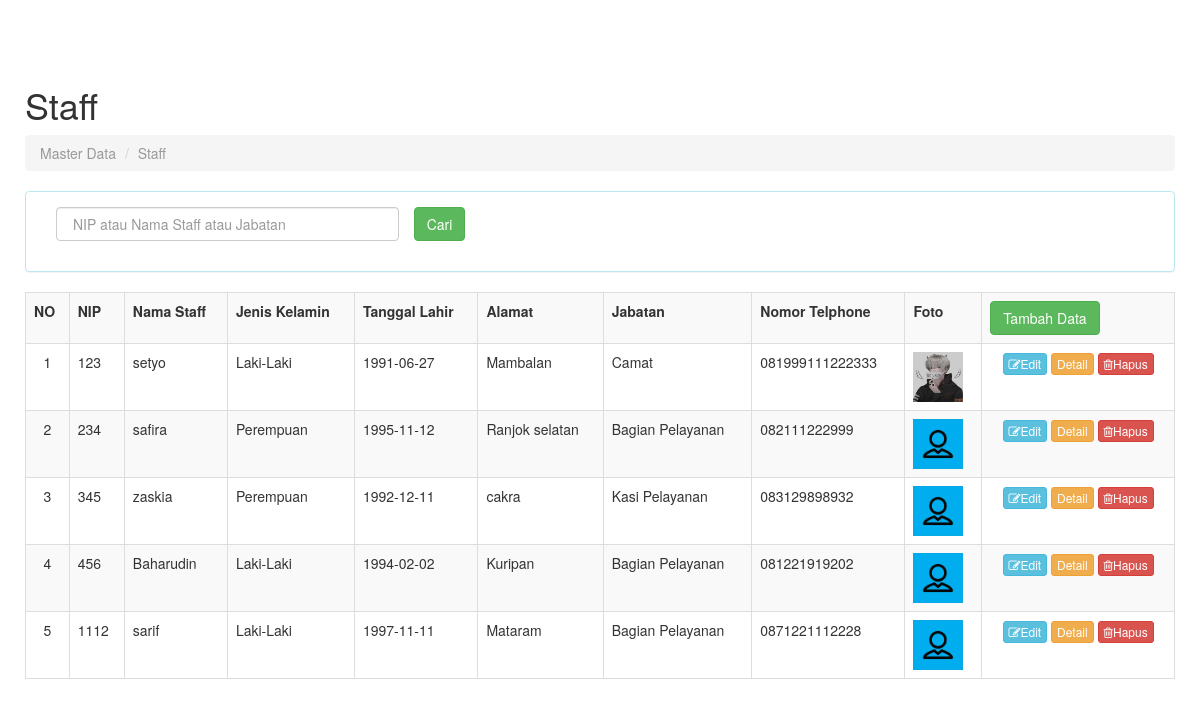
Page /staff.php on the committed database.
### tables this page shows
CREATE TABLE `tb_staff` (
  `id` int(11) NOT NULL,
  `nip` varchar(16) NOT NULL,
  `nama` varchar(50) NOT NULL,
  `jenis_kelamin` varchar(20) NOT NULL,
  `tempat_lahir` varchar(60) NOT NULL,
  `tgl_lahir` date NOT NULL,
  `alamat` varchar(200) NOT NULL,
  `jabatan` varchar(30) NOT NULL,
  `no_tlp` varchar(20) NOT NULL,
  `foto` varchar(200) NOT NULL,
  `password` varchar(200) NOT NULL
);

### staff.php (the view, shortened to what this page needs)
<!DOCTYPE html>
<html lang="en">
  <head>
    <link href="assets/css/bootstrap.css" rel="stylesheet">
    <link href="assets/css/sb-admin.css" rel="stylesheet">
    <link rel="stylesheet" href="assets/font-awesome/css/font-awesome.min.css">
  </head>
<body>
<?php
include"header.php";
?>
<div id="page-wrapper">
<div class="row" id="contentInput" >
          <div class="col-lg-12">
            <h1>Staff</h1>
            <ol class="breadcrumb">
              <li class="active"> Master Data</li>
              <li class="active">Staff</li>
            </ol>
          </div>
      </div>
       <div class="panel panel-info">
          <div class="panel-body">
          <form method="POST" action="" id="cariStaff">
          <div class="form-group form-group-sm">
                <div class="form-group form-group-sm">
                    <div class="col-sm-4">
                    <input type="text" class="form-control" name="txtcari" id="txtcari" placeholder=" NIP atau Nama Staff atau Jabatan">
                </div>
                    <input type="submit" align="right" class="btn btn-success"  value="Cari" name="cari" id="cari">
                </div>
              </div>
</div>
 </div>
            <div class="table-responsive-sm">
              <table class="table table-bordered table-hover table-striped">
                <tr>
                  <th>NO</th>
                  <th>NIP</th>
                  <th>Nama Staff</th>
                  <th>Jenis Kelamin</th>
                   <th>Tanggal Lahir</th>
                  <th>Alamat</th>
                  <th>Jabatan</th>
                   <th>Nomor Telphone</th>
                  <th>Foto</th>
                 <th><a href="tambah_staff.php" type="button" align="right" class="btn btn-success">Tambah Data</a></th>
                </tr>
 <?php
      if(!ISSET($_POST['cari'])){
        $no= 1;
       $query="SELECT * FROM tb_staff";
        $data=mysqli_query($koneksi,$query);
        if(mysqli_num_rows($data) > 0){
          while($row=mysqli_fetch_assoc($data)){
      ?>
                <tr>
                  <td align="center"><?php echo $no++; ?></td>
                  <td><?php echo $row['nip']; ?></td>
                  <td><?php echo $row['nama']; ?></td>
                  <td><?php echo $row['jenis_kelamin']; ?></td>
                  <td><?php echo $row['tgl_lahir']; ?></td>
                  <td><?php echo $row['alamat']; ?></td>
                  <td><?php echo $row['jabatan']; ?></td>
                  <td><?php echo $row['no_tlp']; ?></td>
                   <?php echo"<td><img src='assets/foto/staff/".$row['foto']."' width='50' height='50'></td>";?>
                   <td colspan="2" style="text-align: center;">
                    <a   href="edit_staff.php?id=<?php echo $row['id'];?>" type="button" class="btn btn-info btn-xs"><i class="fa fa-edit"></i>Edit</a>
                     <a   href="detail_staff.php?id=<?php echo $row['id'];?>" type="button" class="btn btn-warning btn-xs">Detail</a>
                    <a onclick="return confirm('Anda Yakin akan menghapus data?')" href="hapus_staff.php?id=<?php echo $row['id'];?>" type="button" class="btn btn-danger btn-xs"><i class="fa fa-trash-o"></i>Hapus</a>
                    </td>
                </tr>
          <?php
          }
        }
      }
       ?>

### assets/css/sb-admin.css (style rules this page uses)
body { margin-top: 50px; }
#page-wrapper { width: 100%; padding: 5px 15px; }
@media (min-width:768px) { #page-wrapper { padding: 15px 25px; } }

### rows in the picture
tb_staff: nip "123", nama "setyo", jenis_kelamin "Laki-Laki", tgl_lahir "1991-06-27", alamat "Mambalan", jabatan "Camat", no_tlp "081999111222333", foto (picture)
tb_staff: nip "234", nama "safira", jenis_kelamin "Perempuan", tgl_lahir "1995-11-12", alamat "Ranjok selatan", jabatan "Bagian Pelayanan", no_tlp "082111222999", foto (picture)
tb_staff: nip "345", nama "zaskia", jenis_kelamin "Perempuan", tgl_lahir "1992-12-11", alamat "cakra", jabatan "Kasi Pelayanan", no_tlp "083129898932", foto (picture)
tb_staff: nip "456", nama "Baharudin", jenis_kelamin "Laki-Laki", tgl_lahir "1994-02-02", alamat "Kuripan", jabatan "Bagian Pelayanan", no_tlp "081221919202", foto (picture)
tb_staff: nip "1112", nama "sarif", jenis_kelamin "Laki-Laki", tgl_lahir "1997-11-11", alamat "Mataram", jabatan "Bagian Pelayanan", no_tlp "0871221112228", foto (picture)
